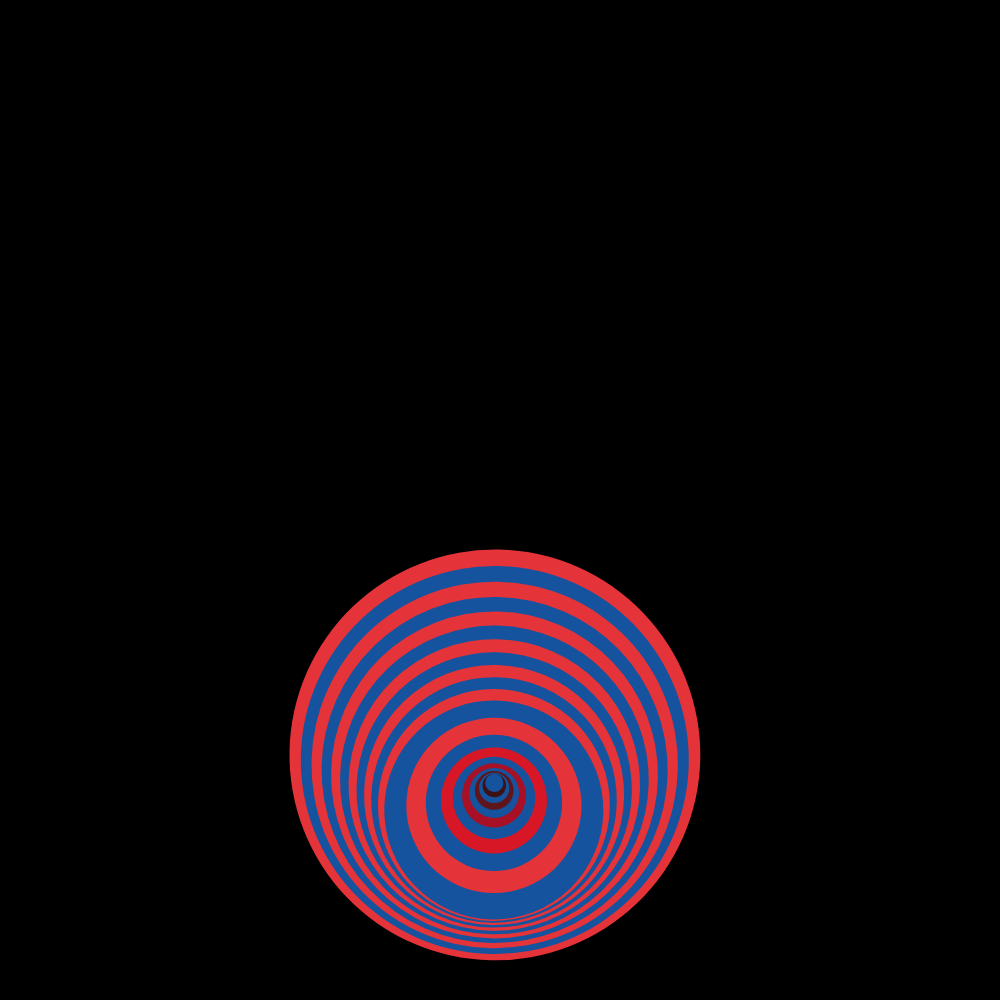
Frame 1 (no input)
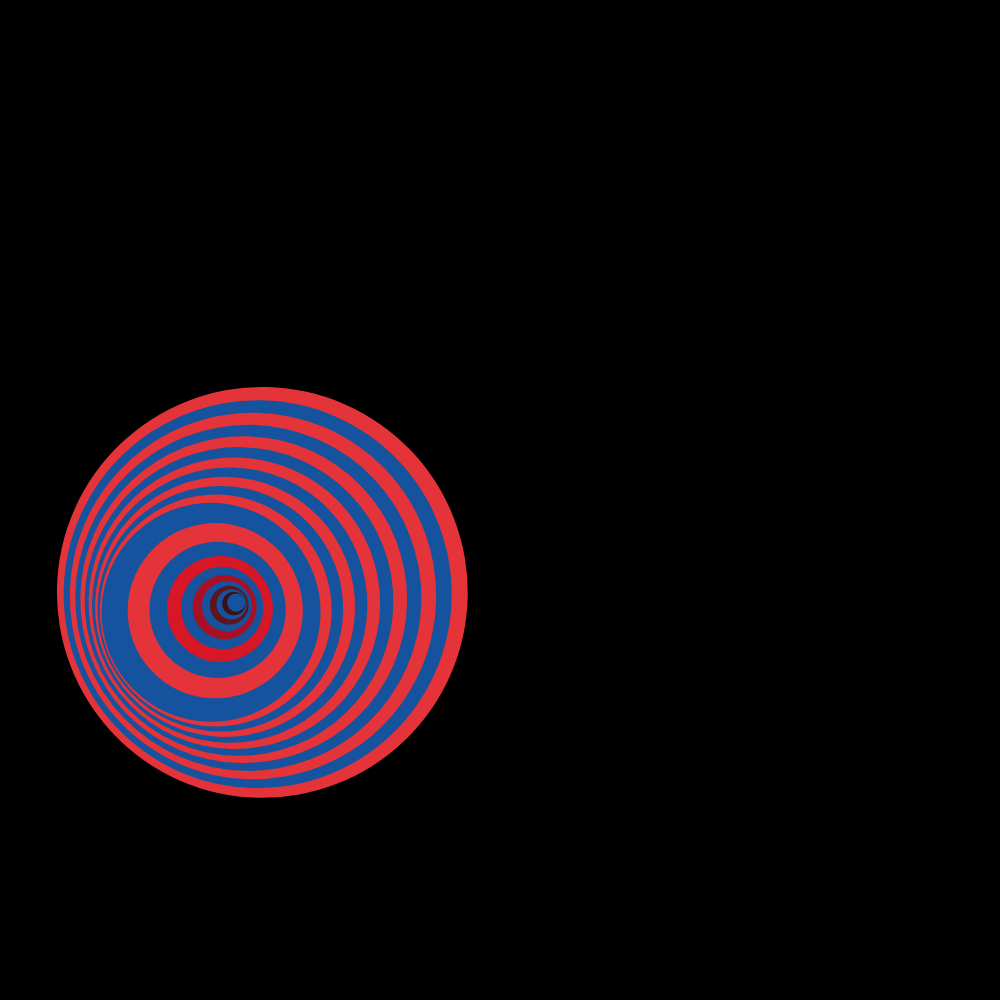
Frame 60 (no input)
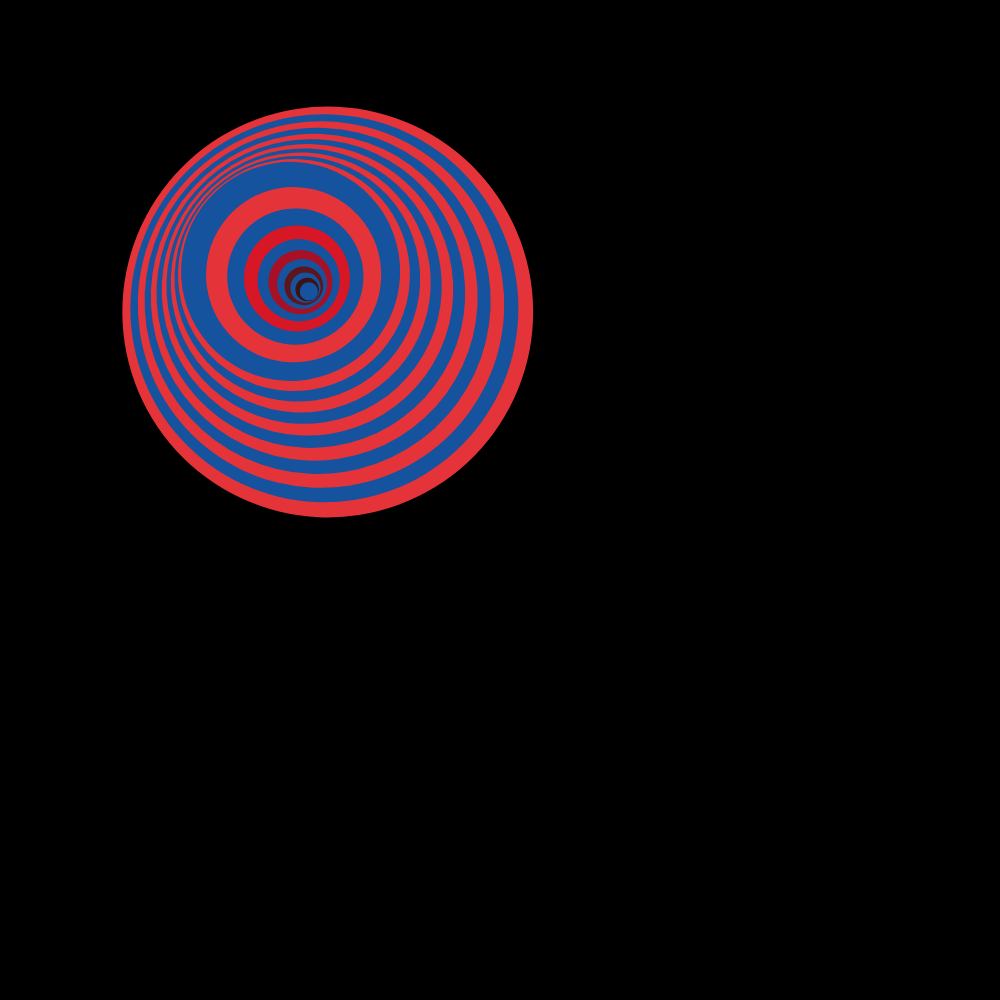
Frame 120 (the mouse pressed at the canvas centre since frame 60)

The p5.js sketch that drew these frames (run headless with seeded random() and noise() and a simulated clock; from frame 60 on, the mouse is pressed at the canvas centre):

// p5.js sketch
// ── sketch.js
var bigCircles = [];
let x;
let y;
let d;
let c;

let angle = 0;

function setup() {
  createCanvas(1000, 1000);
  noStroke();
  colorMode(RGB);

  let y = height / 2;
  let c;

  let dim = height / 2;
  let radius = dim / 2;
  let h = 0;

  translate(width / 2, height / 2);

  if (height < width) {
    d = height - 130;
  } else {
    d = width - 130;
  }

  for (let i = 0; i < 22; i++) {
    if (i % 2 == 0) {
      c = color(228, 51, 57);
    }
    // else {
    //   for (let r = dim / 2; r > 0; --r) {
    //     fill(h, 0, 255);
    //     ellipse(x, y, r, r);
    //     h = (h + 1) % 360;
    //   }
    // }
    else {
      c = color(21, 83, 158);
      // drawGradient(dim, height / 2);
    }

    if (i == 22) {
      c = color(43, 21, 24);
      x = 0;
      y = 10;
    }

    if (i == 20) {
      c = color(62, 17, 20);
    }

    if (i == 18) {
      c = color(94, 21, 28);
    }

    if (i == 16) {
      c = color(168, 16, 37);
    }

    if (i == 14) {
      c = color(215, 23, 38);
    }

    if (i == 12) {
      x = 0;
      y -= 9;
      d = d - d / 5;
    }

    if (i < 12) {
      x = 0;
      y += 10;
      d = d - d / 18;
    } else if (i > 12) {
      x = 0;
      y -= 5;
      d = d - d / 4.5;
    }

    bigCircles[i] = new DrawCircle(x, y, d, c);
  }
}

function draw() {
  background(0);

  angle += 0.02;
  translate(width / 2, height / 2);
  scale(0.5);
  rotate(angle);

  for (let i = 0; i < bigCircles.length; i++) {
    bigCircles[i].display();
  }
}

function DrawCircle(x, y, d, c) {
  this.xPos = x;
  this.yPos = y;
  this.diameter = d;
  this.color = c;
}

DrawCircle.prototype = {
  constructor: DrawCircle,

  display: function () {
    fill(this.color);
    ellipse(this.xPos, this.yPos, this.diameter);
  },
};

// function drawGradient(x, y) {
//   let radius = dim / 2;
//   let h = 0;
//   for (let r = dim/2; r > 0; --r) {
//     fill(h, 0, 255);
//     ellipse(x, y, r, r);
//     h = (h + 1) % 360;
//   }
// }
